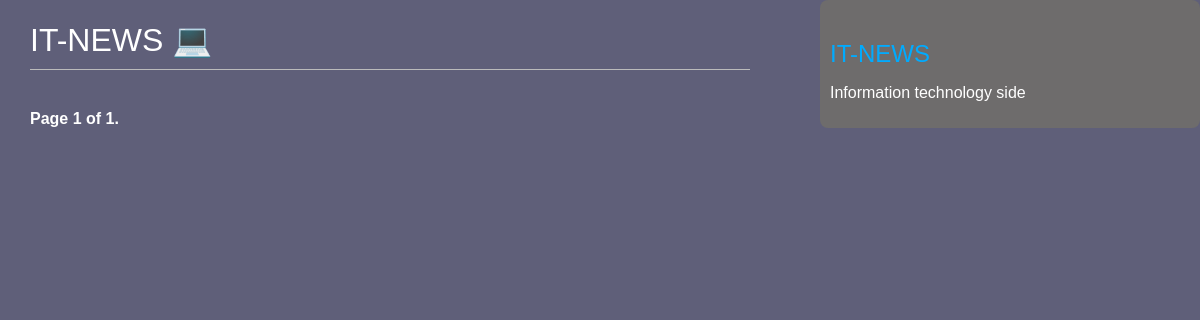
Before: / with the older database file.
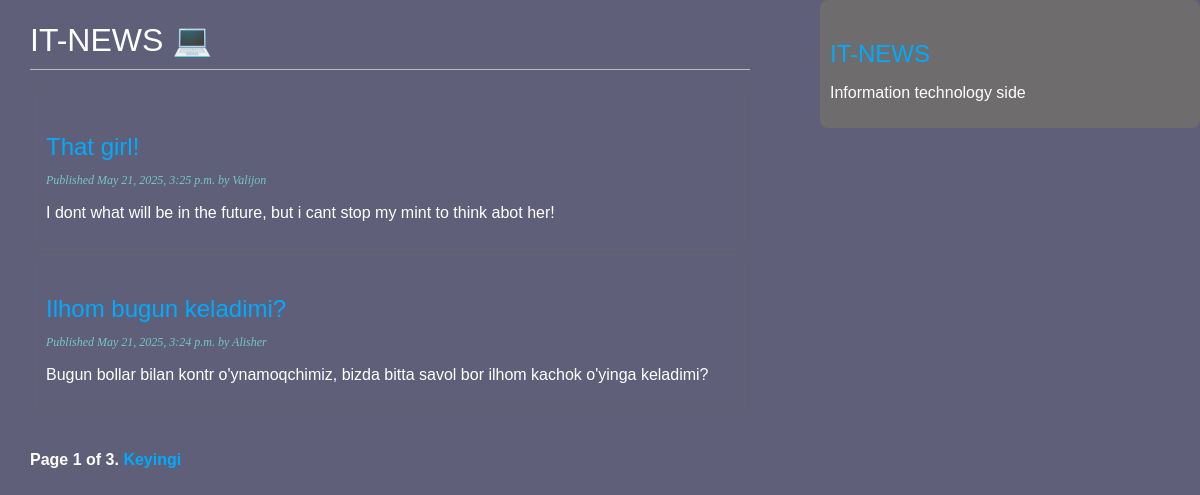
After: the same page with the newer database file.
### new_app/models.py (models this page shows, shortened)
class Post(models.Model):
    STATUS_CHOICES = (
        ('draft', 'Draft'),
        ('published', 'Published')
    )
    title = models.CharField(max_length=255)
    slug = models.SlugField(max_length=255, unique_for_date="publish")
    author = models.ForeignKey(User, on_delete=models.CASCADE, related_name="blog_posts")
    body = models.TextField()
    publish = models.DateTimeField(default=timezone.now)
    created = models.DateTimeField(auto_now_add=True)
    updated = models.DateTimeField(auto_now=True)
    status = models.CharField(max_length=10,choices=STATUS_CHOICES, default='draft')
    class Meta:
        ordering = ('-publish',)
    objects = models.Manager()
    published = PublishedManager()
    def get_absolute_url(self):
        return reverse("blog:post_detail", args=[self.publish.year,
                                                 self.publish.month,
                                                 self.publish.day,
                                                 self.slug])

### new_app/views.py (the view)
# urls.py: path('', views.PostListView.as_view(), name='post_list'),
class PostListView(ListView):
    queryset = Post.published.all()
    context_object_name = 'posts'
    paginate_by = 2
    template_name = "blog/post/list.html"

### templates/blog/post/list.html (shortened to what this page needs)
{% extends "blog/base.html" %}
{% block content %}
    <h1>IT-NEWS 💻 </h1>
     {% for post in posts %}
        <div class="post">
            <h2>
                <a href="{{post.get_absolute_url}}">
                    {{ post.title }}
                </a>
            </h2>
            <p class="date">
                Published {{ post.publish }} by {{ post.author }}
            </p>
            {{ post.body|truncatewords:30|linebreaks }}
        </div>
    {% endfor %}
    {% include 'paginator.html' with page=page_obj %}
{% endblock %}

### templates/blog/base.html (shortened to what this page needs)
<!DOCTYPE html>
{% load static %}
<html lang="en">
<head>
    <link href="{% static 'css/blog.css' %}" rel="stylesheet">
</head>
<body>
<div id="content">
    {% block content %}
    {% endblock %}
</div>
<div id="sidebar">
    <h2>IT-NEWS</h2>
    <p>Information technology side</p>
</div>
</body>
</html>

### templates/paginator.html (shortened to what this page needs)
<div class="pagination">
    <span class="step-links">
        <span class="current">
            Page {{ page.number }} of {{ page.paginator.num_pages }}.
        </span>
        {% if page.has_next %}
            <a href="?page={{ page.next_page_number }}">Keyingi</a>
        {% endif %}
    </span>
</div>

### static/css/blog.css (style rules this page uses)
body { margin: 0; padding: 0; font-family: helvetica, sans-serif; background-color: #5f5f79; color: white; }
a { color: #00abff; text-decoration: none; }
h1 { font-weight: normal; border-bottom: 1px solid #bbb; padding: 0 0 10px 0; }
h2 { font-weight: normal; margin: 30px 0 0; color: #00abff }
#content { float: left; width: 60%; padding: 0 0 0 30px; }
#sidebar { float: right; width: 30%; padding: 10px; background: #6e6c6c; height: 100%; border-radius: 8px; }
p.date { color: #73c7c7; font-family: georgia, serif; font-size: 12px; font-style: italic; }
.pagination { margin: 40px 0; font-weight: bold; }
.post { border: 1px solid #626273; padding: 10px; border-radius: 5px; margin:5px; }
p { color: white; }

Changed rows visible on the page:
added Post: title "That girl!", publish "May 21, 2025, 3:25 p.m.", author "Valijon", body "I dont what will be in the future, but i cant stop my mint to think abot her!"
added Post: title "Ilhom bugun keladimi?", publish "May 21, 2025, 3:24 p.m.", author "Alisher", body "Bugun bollar bilan kontr o'ynamoqchimiz, bizda bitta savol bor ilhom kachok o'yinga keladimi?"
Other visible differences:
{{ page.paginator.num_pages }}: "1" → "3"
text now shown: "Keyingi"
